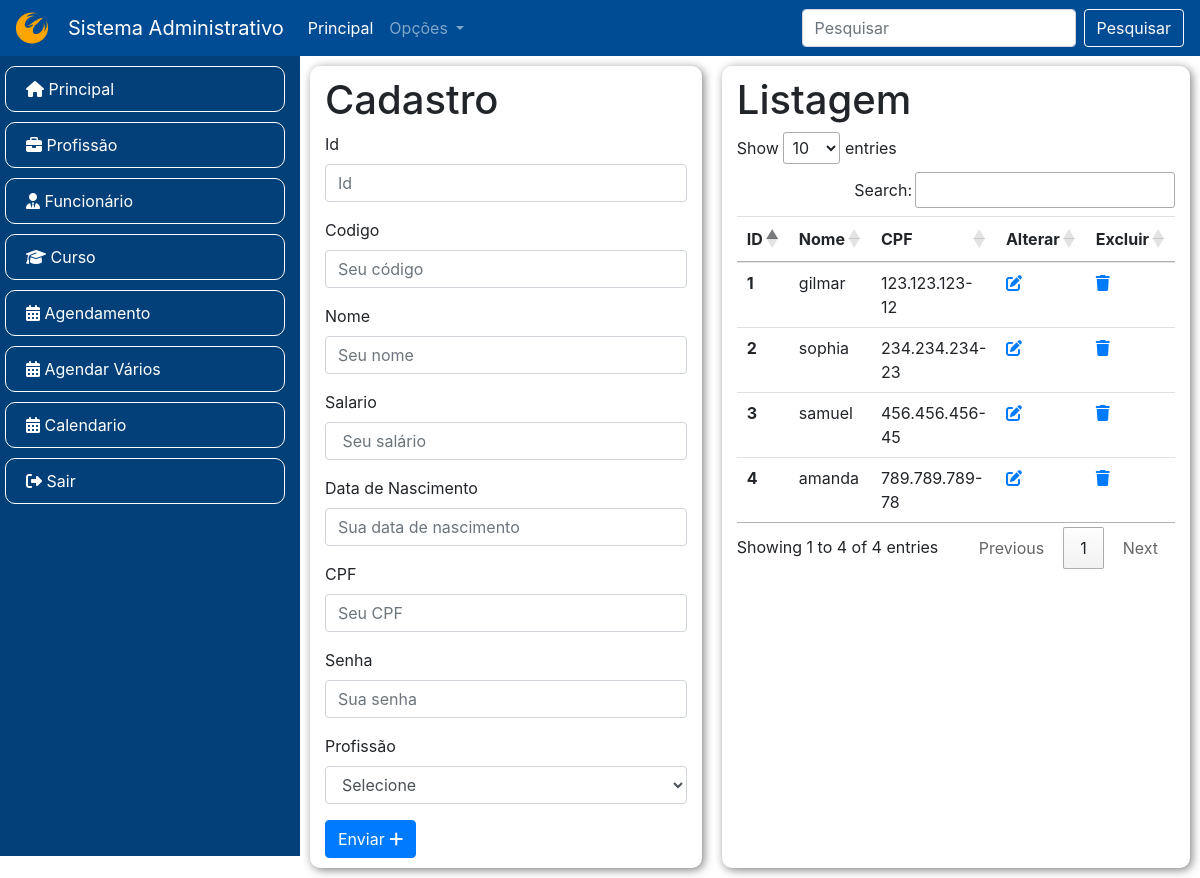
Page /sistemaAdministrativo/funcionario.php (signed in) on the committed database.
### tables this page shows
CREATE TABLE funcionario (
    id INT PRIMARY KEY NOT NULL AUTO_INCREMENT,
    codigo VARCHAR(45),
    nome VARCHAR(45),
    salario VARCHAR(45),
    data_nascimento VARCHAR(45),
 	cpf VARCHAR(45),
    senha VARCHAR(45),
    funcao INT
 
);

### sistemaAdministrativo/funcionario.php (the view, shortened to what this page needs)
<?php
    include 'conexao.php';
    $destino = "./funcionario/inserir.php";
?>
<!DOCTYPE html>
<html lang="pt-br">
<head>
    <link rel="stylesheet" href="recursos/estilo.css">
    <link rel="stylesheet" href="https://cdnjs.cloudflare.com/ajax/libs/animate.css/4.1.1/animate.min.css" />
    <link rel="stylesheet" href="https://cdnjs.cloudflare.com/ajax/libs/font-awesome/6.4.2/css/all.min.css" />
    <link rel="stylesheet" href="https://stackpath.bootstrapcdn.com/bootstrap/4.1.3/css/bootstrap.min.css">
    <link rel="stylesheet" href="https://cdn.datatables.net/1.13.6/css/jquery.dataTables.css" />
</head>
<body>
    <?php include('nav.php'); ?>
    <div class="container-fluid">
        <div class="row">
            <div class="col-md-3 menu animate__animated animate__fadeInLeft">
                <?php include 'menu.php'; ?>
            </div>
            <div class="col-md-9">
                <div class="row">
                    <div class="col-md cartao">
                        <h1> Cadastro </h1>
                        <form action="<?=$destino; ?>" method="POST">
                            <div class="form-group">
                                <label> Id </label>
                                <input name="id" type="text" value="<?php echo isset($funcionarios) ? $funcionarios['id'] : "" ?>" class="form-control" placeholder="Id">
                            </div>
                            <div class="form-group">
                                <label> Codigo </label>
                                <input name="codigo" type="text" value="<?php echo isset($funcionarios) ? $funcionarios['codigo']:"" ?>" class="form-control" placeholder="Seu código">
                            </div>
                            <div class="form-group">
                                <label> Nome </label>
                                <input name="nome" type="text" value="<?php echo isset($funcionarios) ? $funcionarios['nome']:"" ?>" class="form-control" placeholder="Seu nome">
                            </div>
                            <div class="form-group">
                                <label> Salario </label>
                                <input name="salario" type="text"
                                value="<?php echo isset($funcionarios) ? $funcionarios['salario'] : "" ?>" class="form-control" placeholder=" Seu salário">
                            </div>
                            <div class="form-group">
                                <label> Data de Nascimento </label>
                                <input name="data_nascimento" type="text"
                                value="<?php echo isset($funcionarios) ? $funcionarios['data_nascimento']:"" ?>" class="form-control" placeholder="Sua data de nascimento">
                            </div>
                            <div class="form-group">
                                <label> CPF </label>
                                <input name="cpf" type="text" value="<?php echo isset($funcionarios) ? $funcionarios['cpf']:"" ?>" class="form-control" placeholder="Seu CPF">
                            </div>
                            <div class="form-group">
                                <label> Senha </label>
                                <input name="senha" type="text"
                                value="<?php echo isset($funcionarios) ? $funcionarios['senha']:"" ?>" class="form-control" placeholder="Sua senha">
                            </div>
                            <div class="form-group">
                                <label> Profissão </label>
                                <select name="funcao" class="form-control">
                                    <option value=""> Selecione </option>
                                </select>
                            </div>
                            <button type="submit" class="btn btn-primary">Enviar <i class="fa-solid fa-plus"></i> </button>
                        </form>
                    </div>
                    <div class="col-md cartao">
                        <h1> Listagem </h1>
                        <table class="table" id="tabela">
                            <thead>
                                <tr>
                                    <th scope="col">ID</th>
                                    <th scope="col">Nome </th>
                                    <th scope="col">CPF </th>
                                    <th scope="col">Alterar</th>
                                    <th scope="col">Excluir</th>
                                </tr>
                            </thead>
                            <tbody>
                                <?php
                                    $sql = "SELECT * FROM funcionario";
                                    $resultado = mysqli_query($conexao, $sql);
                                    while ($coluna = mysqli_fetch_assoc($resultado)) {
                                ?>
                                <tr>
                                    <th scope="row"> <?php echo $coluna['id']; ?> </th>
                                    <td> <?php echo $coluna['nome']; ?> </td>
                                    <td> <?php echo $coluna['cpf']; ?> </td>
                                    <td> <a href="funcionario.php?alteracao=<?= $coluna['id'] ?>"> <i class="fa-solid fa-pen-to-square"></i> </a> </td>
                                    <td> <a href="<?php echo "./funcionario/excluir.php?id=".$coluna['id'];  ?>" > <i class="fa-solid fa-trash"></i> </a> </td>
                                </tr>
                                <?php } ?>
                            </tbody>
                        </table>
                    </div>
                </div>
            </div>
        </div>
    </div>
    <link rel="stylesheet" href="https://cdn.datatables.net/1.13.6/css/jquery.dataTables.css" />
</body>
</html>

### sistemaAdministrativo/nav.php (shortened to what this page needs)
<nav class="navbar navbar-expand-lg navbar-dark bg-primary" style="background-color: #004c94 !important;">
<i class="fa-brands fa-phoenix-squadron fa-2xl" style="color: orange; margin-right: 20px;"></i>
<a class="navbar-brand" href="#"> Sistema Administrativo </a>
  <div class="collapse navbar-collapse" id="conteudoNavbarSuportado">
    <ul class="navbar-nav mr-auto">
      <li class="nav-item active">
        <a class="nav-link" href="principal.php"> Principal <span class="sr-only">(página atual)</span></a>
      </li>
      <li class="nav-item dropdown">
        <a class="nav-link dropdown-toggle" href="#" id="navbarDropdown" role="button" data-toggle="dropdown" aria-haspopup="true" aria-expanded="false">
          Opções
        </a>
      </li>
    </ul>
    <form class="form-inline my-2 my-lg-0">
      <input class="form-control mr-sm-2" type="search" placeholder="Pesquisar" aria-label="Pesquisar">
      <button class="btn btn-outline-light my-2 my-sm-0" type="submit">Pesquisar</button>
    </form>
  </div>
</nav>

### sistemaAdministrativo/menu.php
<ul>
    <li> <a class="item" href="principal.php"> <i class="fa-solid fa-house"></i> Principal </a> </li>
    <li> <a class="item" href="funcao.php"> <i class="fa-solid fa-briefcase"></i> Profissão </a> </li>
    <li> <a class="item" href="funcionario.php"> <i class="fa-solid fa-user-tie"></i> Funcionário </a> </li>
    <li> <a class="item" href="curso.php"> <i class="fa-solid fa-graduation-cap"></i> Curso </a> </li>
    <li> <a class="item" href="agenda.php"> <i class="fa-solid fa-calendar-days"></i> Agendamento </a> </li>
    <li> <a class="item" href="agendaMultipla.php"> <i class="fa-solid fa-calendar-days"></i> Agendar Vários </a> </li>
    <li> <a class="item" href="calendario.php"> <i class="fa-solid fa-calendar-days"></i> Calendario </a> </li>
    <li> <a class="item" href="sair.php"> <i class="fa-solid fa-right-from-bracket"></i> Sair </a> </li>
</ul>

### sistemaAdministrativo/recursos/estilo.css (style rules this page uses)
.menu { background-color: #034079; min-width: 250px; color: white; height: 100vh; list-style: none; }
.item { display: block; padding: 10px 20px; text-decoration: none; font-style: none; color: white; border: 1px solid white; border-radius: 10px; margin-left: -50px; margin-top: 10px; }
ul { list-style: none; }
.cartao { box-shadow: 2px 2px 10px gray; margin: 10px; border-radius: 10px; padding: 10px; }

### rows in the picture
funcionario: id "1", nome "gilmar", cpf "123.123.123-12"
funcionario: id "2", nome "sophia", cpf "234.234.234-23"
funcionario: id "3", nome "samuel", cpf "456.456.456-45"
funcionario: id "4", nome "amanda", cpf "789.789.789-78"
